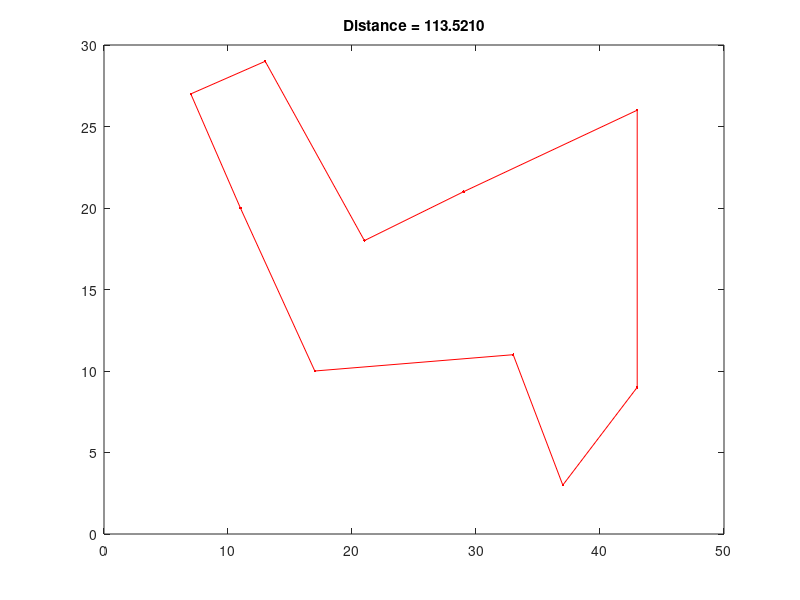
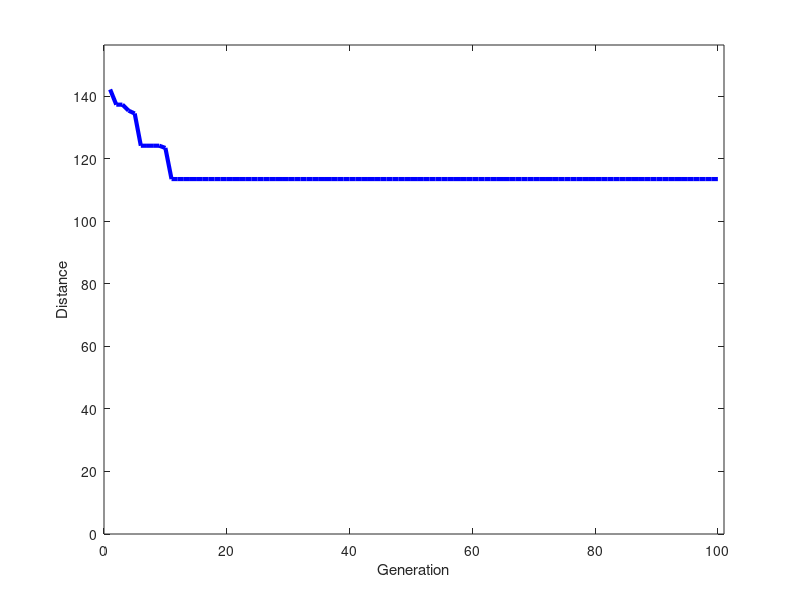

The MATLAB script that drew these images, in order:
%*************************************************************************%
% Title: Travelling Salesman Problem Using Genetic ALgorithm
% Description: 
% Version: 1.0
% Author: Group 4
% Year & Section : BSCS 3-3
% [13 22; 20 13; 21 17 ;24 12 ; 25 16;32 19;        33 12 ;35 15; 39 20; 43 8];
%*************************************************************************%

% function TSP :performs genetic algorithm to solve travelling salesman
% problem.
function TSP = tsp_genetic_algo()
    
%*****************************@Initialization*****************************%

    xy_coord           = [7 27; 11 20; 13 29; 17 10; 21 18; 29 21; 33 11; 37 3; 43 26; 43 9]; % City Coordinates
    POP_SIZE           = 60; % population size
    NUM_OF_GENERATIONS = 100 ; % number of generations
    [num_of_cities, ~] = size(xy_coord); % get the number of cities
    global_min         = Inf; % positive integers
    dist_matrix        = []; %point a to b distances/cost
    pop                = zeros(POP_SIZE, 10); % N by N matrix of zeroes
    total_dist         = zeros(1,POP_SIZE); %total distance of the best path
    distHistory = zeros(1,NUM_OF_GENERATIONS);  % initialize an N by N matrix of zeroes, will be used for ploting
    tmp_pop = zeros(4,num_of_cities); % initialize an N by N matrix of zeroes
    new_pop = zeros(POP_SIZE,num_of_cities); % initialize an N by N matrix of zeroes
    current_gen = 0; %number of generations to reach global minima
    gen = 0; %iterator for generations
   
    
%****************************@Code Body***********************************%    
    POP_SIZE = 4*ceil(POP_SIZE/4);
    nPoints = size(xy_coord,1);
    display(nPoints);
    a = meshgrid(1:nPoints);
    dist_matrix = reshape(sqrt(sum((xy_coord(a,:)-xy_coord(a',:)).^2,2))...
    ,nPoints,nPoints);   %compute distances from each points
    display(dist_matrix);
  
    
    % STEP 1: Generate a population using permutation encoding
    
    pop(1,:) = (1:num_of_cities);
    for k = 2:POP_SIZE
        pop(k,:) = randperm(num_of_cities);
    end
    
    % Step 2: FITNESS EVALUATION: After initializing the population, fitness value for each of
    % the individual is calculated. The fitness values are generated using
    % a fitness function. The function provides largest and smallest values
    % for each of the individuals. If the individual has a larger fitness
    % value then result will be a better solution but if a smaller value is
    % obtained then solution obtained will not be better.

    figure('Name','Best Solution');
    for gen = 1:NUM_OF_GENERATIONS
        % Evaluate Each Population Member (Calculate Total Distance)
        for p = 1:POP_SIZE
            tmp_tot_dist = dist_matrix(pop(p,num_of_cities), pop(p, 1)); % temporary variable for total dstance distance
            for k = 2:num_of_cities
                tmp_tot_dist = tmp_tot_dist + dist_matrix(pop(p,k-1),pop(p,k)); % summation of distances of pop(k)
            end
            total_dist(p) = tmp_tot_dist; %select as elite
        end
        
        % Find the least cost if the new computed total distance is less
        % than the latter distance (global_min) then the new global minimum
        % distance is the min_dist
        
        [min_dist,index] = min(total_dist);
        distHistory(gen) = min_dist;
        if min_dist < global_min
            global_min = min_dist;
            optimal_route = pop(index, :);
            path = optimal_route([1 : num_of_cities 1]);
            % Plot the Best Route
            %pause(1);
            plot(xy_coord(path, 1), xy_coord(path, 2), 'r.-'); 
            title(sprintf('Distance = %1.4f',min_dist));     
            drawnow;
            current_gen = gen;
        end
        
        % STEP 4: CROSSOVER AND MUTATION: 
        randomOrder = randperm(POP_SIZE);
        for p = 4:4:POP_SIZE
            paths = pop(randomOrder(p-3:p),:); % select parent 1 from the random population
            dists = total_dist(randomOrder(p-3:p)); %select parent 2 from the matrix of ELITE population
            [~,idx] = min(dists);       % get the index of the path with the min distance from the elite population
            possible_route = paths(idx,:);  %get the values/permutation encoding
            routeInsertionPoints = sort(ceil(num_of_cities*rand(1,2)));
            I = routeInsertionPoints(1); 
            J = routeInsertionPoints(2);
       
            for k = 1:4                         % Mutate and create a 4 new set of population
                tmp_pop(k,:) = possible_route;  
                display(tmp_pop);
                display(size(tmp_pop));
                
                switch k
                    case 2                   
                        tmp_pop(k,I:J) = tmp_pop(k,J:-1:I); % mutate by flipping
                    case 3 
                        tmp_pop(k,[I J]) = tmp_pop(k,[J I]); %mutate by swapping
                    case 4 
                        tmp_pop(k,I:J) = tmp_pop(k,[I+1:J I]);   % mutate by sliding 
                    otherwise % default
                end
            end
            new_pop(p-3:p,:) = tmp_pop;
            %end of generation
        end
        pop = new_pop; % new generation  
        
    end
    %*********************************************************************%  
    
    %**************************@Plotting**********************************%
    figure('Name','RESULTS','Numbertitle','off');
    title('Best Solution History');
    plot(distHistory,'b','LineWidth',3);
    set(gca,'XLim',[0 NUM_OF_GENERATIONS+1],'YLim',[0 1.1*max([1 distHistory])]);
    xlabel('Generation');
    ylabel('Distance');
   
    %*************************@ENDPlotting********************************%
    
    %**************************@Display***********************************%
     display(optimal_route);
     display(min_dist);
     display(current_gen);
    %*********************************************************************%
end    


